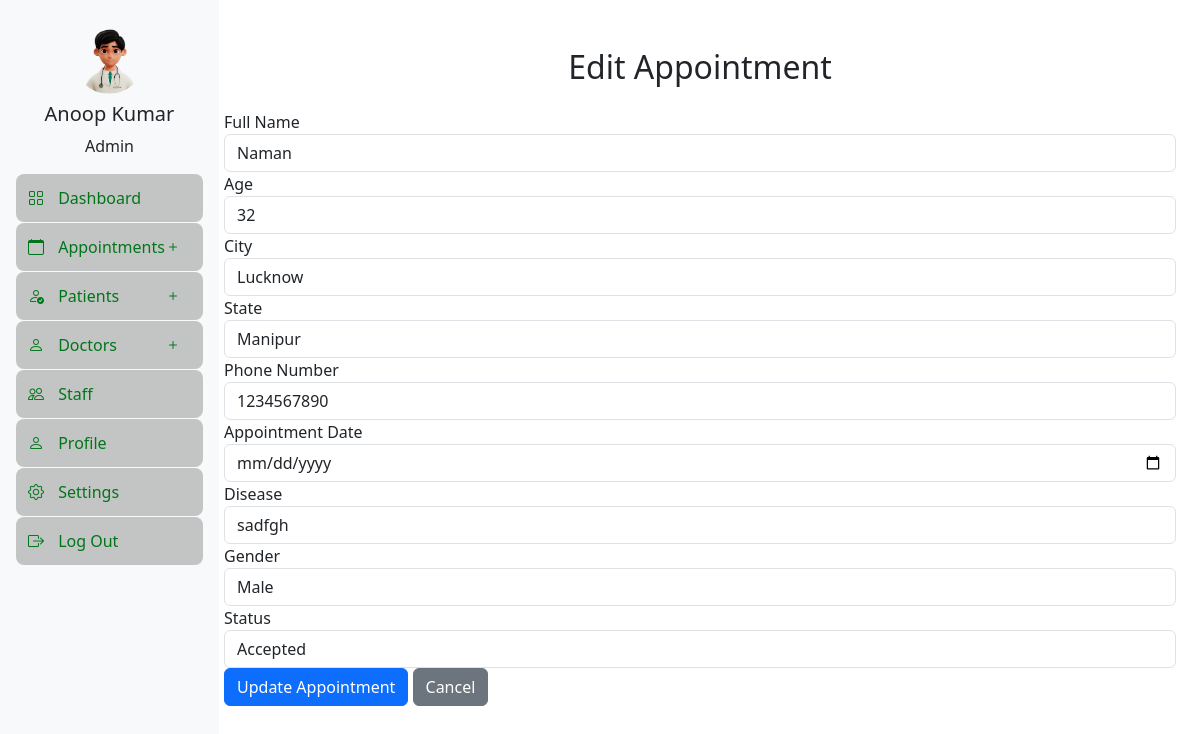
Page /appointments/edit/37/ on the committed database.
### enquiry_management/models.py (models this page shows, shortened)
class Appointment(models.Model):
    full_name = models.CharField(max_length=255)
    age = models.PositiveIntegerField()
    city = models.CharField(max_length=100)
    state = models.CharField(max_length=100)
    phone_number = models.CharField(max_length=10)
    appointment_date = models.DateField()
    disease = models.TextField(blank=True)
    message = models.TextField(blank=True)
    gender = models.CharField(max_length=10, choices=GENDER_CHOICES)
    created_at = models.DateTimeField(auto_now_add=True)
    status = models.CharField(max_length=20, default='Pending')  # Status field

### enquiry_management/views.py (the view, shortened to what this page needs)
# urls.py: path('appointments/edit/<int:appointment_id>/', views.edit_appointment, name='edit_appointment'),
def edit_appointment(request, appointment_id):
    appointment = get_object_or_404(Appointment, id=appointment_id)
    return render(request, 'edit_appointment.html', {'appointment': appointment})

### enquiry_management/templates/edit_appointment.html (shortened to what this page needs)
{% extends 'doc_panel.html' %}
{% block doc_panel %}
<div class="container mt-5">
    <h2 class="text-center mb-4">Edit Appointment</h2>
    <form method="POST" action="">
        <div class="form-group">
            <label for="full_name">Full Name</label>
            <input type="text" name="full_name" class="form-control" value="{{ appointment.full_name }}" required>
        </div>
        <div class="form-group">
            <label for="age">Age</label>
            <input type="number" name="age" class="form-control" value="{{ appointment.age }}" required>
        </div>
        <div class="form-group">
            <label for="city">City</label>
            <input type="text" name="city" class="form-control" value="{{ appointment.city }}" required>
        </div>
        <div class="form-group">
            <label for="state">State</label>
            <input type="text" name="state" class="form-control" value="{{ appointment.state }}" required>
        </div>
        <div class="form-group">
            <label for="phone_number">Phone Number</label>
            <input type="text" name="phone_number" class="form-control" value="{{ appointment.phone_number }}" required>
        </div>
        <div class="form-group">
            <label for="appointment_date">Appointment Date</label>
            <input type="date" name="appointment_date" class="form-control" value="{{ appointment.appointment_date }}" required>
        </div>
        <div class="form-group">
            <label for="disease">Disease</label>
            <input type="text" name="disease" class="form-control" value="{{ appointment.disease }}">
        </div>
        <div class="form-group">
            <label for="gender">Gender</label>
            <select name="gender" class="form-control">
                <option value="Male" {% if appointment.gender == 'Male' %}selected{% endif %}>Male</option>
            </select>
        </div>
        <div class="form-group">
            <label for="status">Status</label>
            <select name="status" class="form-control">
                <option value="Accepted" {% if appointment.status == 'Accepted' %}selected{% endif %}>Accepted</option>
            </select>
        </div>
        <button type="submit" class="btn btn-primary">Update Appointment</button>
        <a href="{% url 'all_appointments' %}" class="btn btn-secondary">Cancel</a>
    </form>
</div>
{% endblock %}

### rows in the picture
Appointment: full_name "Naman", age "32", city "Lucknow", state "Manipur", phone_number "1234567890", disease "sadfgh", gender "Male", status "Accepted"
